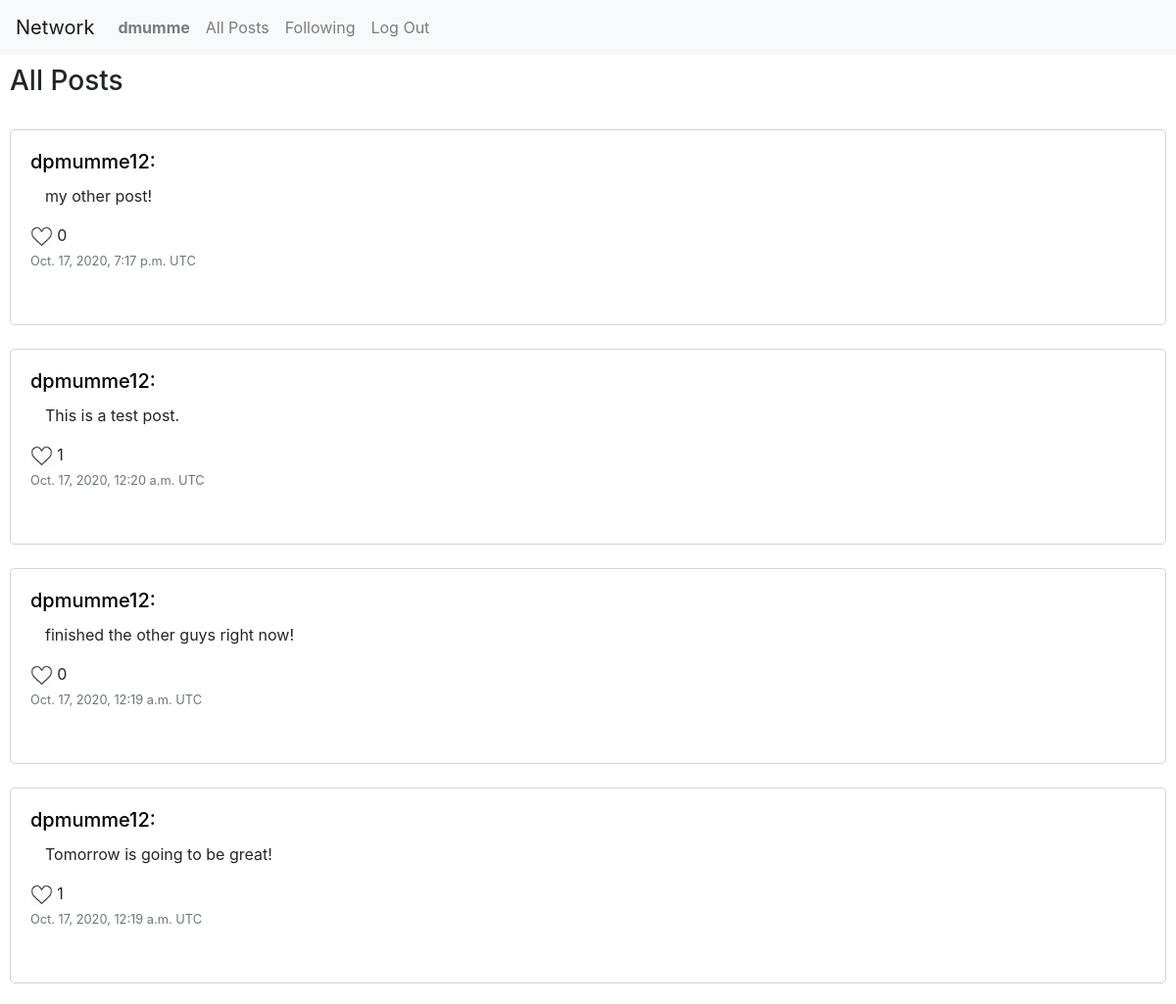
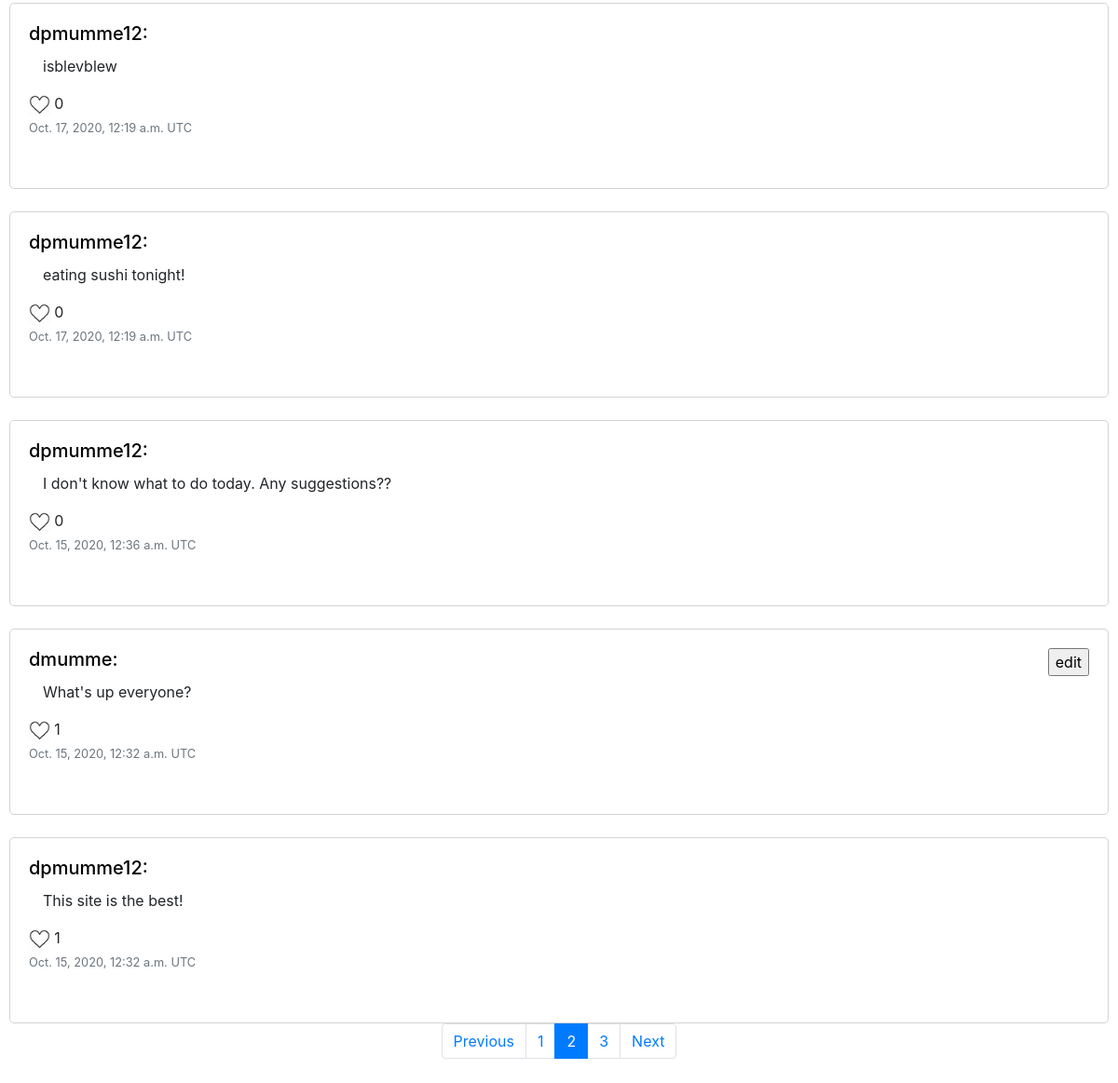
Screenshot of /following?page=2 (signed in) with the database file from the repository (2 pictures, top to bottom).
### network/models.py (models this page shows, shortened)
class User(AbstractUser):
    pass

class post(models.Model):
    user = models.ForeignKey("User", on_delete=models.CASCADE, related_name="post_user")
    body = models.TextField(blank=True)
    likes = models.ManyToManyField("User", blank=True, related_name="post_likes")
    date_posted = models.DateTimeField(auto_now_add = True, blank = True)

### network/views.py (the view)
# urls.py: path("following", views.following, name="following"),
def following(request):
    Profile = profile.objects.get(user = request.user)
    objects = post.objects.all().order_by("-date_posted")
    if (len(objects) <= 10):
        page_obj = objects
    else:
        posts = Paginator(objects, 10)
        page_number = request.GET.get("page")
        page_obj = posts.get_page(page_number)
    return render(request, "network/following.html", {
        "page_obj": page_obj,
        "profile": Profile
    })

### network/templates/network/following.html (shortened to what this page needs)
{% extends "network/layout.html" %}
{% block body %}
    <div class="body">
        <div id="main-page">
        <h3>All Posts</h3>
        {% for post in page_obj %}
            {% if post.user in profile.following.all or post.user == user %}
                <br>
                <div class="post-div">
                    <div>
                        <h5 style="display: inline;"><a href="{% url 'user_profile' id=post.user.id %}" style="color: black;">{{post.user.username}}:</a></h5>
                        {% if post.user == user %}
                            <div style="display: inline; float: right;">
                                <p style="display: inline;"><form onsubmit="edit_post_handle({{post.id}})">
                                    <input type="submit" value="edit">
                                </form></p>
                            </div>
                        {% endif %}
                    </div>
                    <div class="post-body">
                        <p class="body-text" id="post-body-{{post.id}}">{{post.body}}</p>
                        <span>
                            {% if user in post.likes.all %}
                                <img class="like-img" id="post-{{post.id}}" onclick="like_post({{post.id}})" alt="filled in heart icon">
                            {% else %}
                                <img class="like-img" id="post-{{post.id}}" onclick="like_post({{post.id}})" alt="empty heart icon">
                            {% endif %}
                            <span id="post-like-count-{{post.id}}">{{post.likes.count}}</span>
                        </span>
                    </div>
                    <div class="date-posted">
                        <p class="card-text"><small class="text-muted" style="text-align: right;">{{ post.date_posted }} UTC</small></p>
                    </div>
                </div>
            {% endif %}
        {% endfor %}
        {% if page_obj.paginator.num_pages > 1 %}
        <nav aria-label="Page navigation example">
            <ul class="pagination justify-content-center">
              {% if page_obj.has_previous %}
              <li class="page-item">
                <a class="page-link" href="?page={{ page_obj.previous_page_number }}" tabindex="-1" aria-disabled="true">Previous</a>
              </li>
              {% endif %}
              {% if page_obj.has_previous %}
              <li class="page-item"><a class="page-link" href="?page=1">1</a></li>
              {% else %}
              <li class="page-item active"><a class="page-link" href="?page=1">1</a></li>
              {% endif %}
              {% if page_obj.number == 1 %}
              <li class="page-item"><a class="page-link" href="?page={{ page_obj.next_page_number }}">2</a></li>
              {% elif page_obj.number == page_obj.paginator.num_pages %}
              <li class="page-item"><a class="page-link" href="?page={{ page_obj.previous_page_number }}">{{ page_obj.previous_page_number }}</a></li>
              {% else %}
              <li class="page-item active"><a class="page-link" href="?page={{ page_obj.number }}">{{ page_obj.number }}</a></li>
              {% endif %}
              {% if page_obj.has_next %}
              <li class="page-item"><a class="page-link" href="?page={{ page_obj.paginator.num_pages }} ">{{ page_obj.paginator.num_pages }}</a></li>
              {% else %}
              <li class="page-item active"><a class="page-link" href="?page={{ page_obj.paginator.num_pages }} ">{{ page_obj.paginator.num_pages }}</a></li>
              {% endif %}
              {% if page_obj.has_next %}
              <li class="page-item">
                <a class="page-link" href="?page={{ page_obj.next_page_number }}">Next</a>
              </li>
              {% endif %}
            </ul>
        </nav>
        {% endif %}
        </div>
    </div>
{% endblock %}

### network/templates/network/layout.html (shortened to what this page needs)
{% load static %}
<!DOCTYPE html>
<html lang="en">
    <head>
        <link rel="stylesheet" href="https://stackpath.bootstrapcdn.com/bootstrap/4.4.1/css/bootstrap.min.css">
        <link href="{% static 'network/styles.css' %}" rel="stylesheet">
    </head>
    <body>
        <nav class="navbar navbar-expand-lg navbar-light bg-light">
            <a class="navbar-brand" href="{% url 'index' %}">Network</a>
            <div>
              <ul class="navbar-nav mr-auto">
                {% if user.is_authenticated %}
                    <li class="nav-item">
                        <a class="nav-link" href="{% url 'user_profile' id=user.id %}"><strong>{{ user.username }}</strong></a>
                    </li>
                {% endif %}
                <li class="nav-item">
                  <a class="nav-link" href="{% url 'index' %}">All Posts</a>
                </li>
                {% if user.is_authenticated %}
                    <li class="nav-item">
                        <a class="nav-link" href="{% url 'following' %}">Following</a>
                    </li>
                    <li class="nav-item">
                        <a class="nav-link" href="{% url 'logout' %}">Log Out</a>
                    </li>
                {% endif %}
              </ul>
            </div>
          </nav>
        <div class="body">
            {% block body %}
            {% endblock %}
        </div>
    </body>
</html>

### network/static/network/styles.css (style rules this page uses)
.body { padding: 5px; }
.post-div { padding: 20px; width: 100%; height: 200px; border: 1px solid lightgray; border-radius: 5px; }
.like-img { height: auto; width: 2%; }
.body-text { margin-left: 15px; margin-top: 10px; }

### rows the page displays
User: username "dmumme"
post: user.username "dpmumme12", body "my other post!", likes.count "0", date_posted "Oct. 17, 2020, 7:17 p.m."
post: user.username "dpmumme12", body "This is a test post.", likes.count "1", date_posted "Oct. 17, 2020, 12:20 a.m."
post: user.username "dpmumme12", body "finished the other guys right now!", likes.count "0", date_posted "Oct. 17, 2020, 12:19 a.m."
post: user.username "dpmumme12", body "Tomorrow is going to be great!", likes.count "1", date_posted "Oct. 17, 2020, 12:19 a.m."
post: user.username "dpmumme12", body "isblevblew", likes.count "0", date_posted "Oct. 17, 2020, 12:19 a.m."
post: user.username "dpmumme12", body "eating sushi tonight!", likes.count "0", date_posted "Oct. 17, 2020, 12:19 a.m."
post: user.username "dpmumme12", body "I don't know what to do today. Any suggestions??", likes.count "0", date_posted "Oct. 15, 2020, 12:36 a.m."
post: user.username "dmumme", body "What's up everyone?", likes.count "1", date_posted "Oct. 15, 2020, 12:32 a.m."
post: user.username "dpmumme12", body "This site is the best!", likes.count "1", date_posted "Oct. 15, 2020, 12:32 a.m."

### other values shown
{{ page_obj.number }} "2"
{{ page_obj.paginator.num_pages }} "3"
